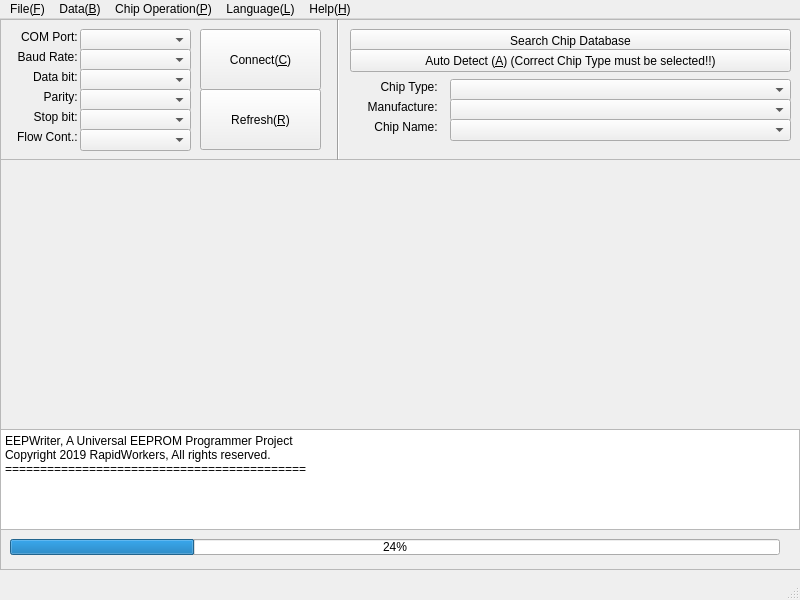
<?xml version="1.0" encoding="UTF-8"?>
<ui version="4.0">
 <class>MainWindow</class>
 <widget class="QMainWindow" name="MainWindow">
  <property name="geometry">
   <rect>
    <x>0</x>
    <y>0</y>
    <width>800</width>
    <height>600</height>
   </rect>
  </property>
  <property name="windowTitle">
   <string>EEPWriter</string>
  </property>
  <widget class="QWidget" name="centralwidget">
   <widget class="QFrame" name="frame">
    <property name="geometry">
     <rect>
      <x>0</x>
      <y>0</y>
      <width>801</width>
      <height>141</height>
     </rect>
    </property>
    <property name="frameShape">
     <enum>QFrame::StyledPanel</enum>
    </property>
    <property name="frameShadow">
     <enum>QFrame::Raised</enum>
    </property>
    <widget class="QPushButton" name="pushButton">
     <property name="geometry">
      <rect>
       <x>200</x>
       <y>10</y>
       <width>121</width>
       <height>61</height>
      </rect>
     </property>
     <property name="text">
      <string>Connect(&amp;C)</string>
     </property>
    </widget>
    <widget class="QLabel" name="label">
     <property name="geometry">
      <rect>
       <x>10</x>
       <y>10</y>
       <width>71</width>
       <height>16</height>
      </rect>
     </property>
     <property name="text">
      <string>COM Port: </string>
     </property>
     <property name="alignment">
      <set>Qt::AlignRight|Qt::AlignTrailing|Qt::AlignVCenter</set>
     </property>
    </widget>
    <widget class="QComboBox" name="comboBox">
     <property name="geometry">
      <rect>
       <x>80</x>
       <y>10</y>
       <width>111</width>
       <height>22</height>
      </rect>
     </property>
    </widget>
    <widget class="QLabel" name="label_2">
     <property name="geometry">
      <rect>
       <x>10</x>
       <y>30</y>
       <width>71</width>
       <height>16</height>
      </rect>
     </property>
     <property name="text">
      <string>Baud Rate: </string>
     </property>
     <property name="alignment">
      <set>Qt::AlignRight|Qt::AlignTrailing|Qt::AlignVCenter</set>
     </property>
    </widget>
    <widget class="QComboBox" name="comboBox_2">
     <property name="geometry">
      <rect>
       <x>80</x>
       <y>30</y>
       <width>111</width>
       <height>22</height>
      </rect>
     </property>
    </widget>
    <widget class="QPushButton" name="pushButton_2">
     <property name="geometry">
      <rect>
       <x>200</x>
       <y>70</y>
       <width>121</width>
       <height>61</height>
      </rect>
     </property>
     <property name="text">
      <string>Refresh(&amp;R)</string>
     </property>
    </widget>
    <widget class="Line" name="line">
     <property name="geometry">
      <rect>
       <x>330</x>
       <y>0</y>
       <width>16</width>
       <height>141</height>
      </rect>
     </property>
     <property name="orientation">
      <enum>Qt::Vertical</enum>
     </property>
    </widget>
    <widget class="QPushButton" name="pushButton_3">
     <property name="geometry">
      <rect>
       <x>350</x>
       <y>10</y>
       <width>441</width>
       <height>23</height>
      </rect>
     </property>
     <property name="text">
      <string>Search Chip Database</string>
     </property>
    </widget>
    <widget class="QPushButton" name="pushButton_4">
     <property name="geometry">
      <rect>
       <x>350</x>
       <y>30</y>
       <width>441</width>
       <height>23</height>
      </rect>
     </property>
     <property name="text">
      <string>Auto Detect (&amp;A) (Correct Chip Type must be selected!!)</string>
     </property>
    </widget>
    <widget class="QLabel" name="label_3">
     <property name="geometry">
      <rect>
       <x>350</x>
       <y>60</y>
       <width>91</width>
       <height>16</height>
      </rect>
     </property>
     <property name="text">
      <string>Chip Type: </string>
     </property>
     <property name="alignment">
      <set>Qt::AlignRight|Qt::AlignTrailing|Qt::AlignVCenter</set>
     </property>
    </widget>
    <widget class="QComboBox" name="comboBox_3">
     <property name="geometry">
      <rect>
       <x>450</x>
       <y>60</y>
       <width>341</width>
       <height>22</height>
      </rect>
     </property>
    </widget>
    <widget class="QComboBox" name="comboBox_4">
     <property name="geometry">
      <rect>
       <x>450</x>
       <y>80</y>
       <width>341</width>
       <height>22</height>
      </rect>
     </property>
    </widget>
    <widget class="QComboBox" name="comboBox_5">
     <property name="geometry">
      <rect>
       <x>450</x>
       <y>100</y>
       <width>341</width>
       <height>22</height>
      </rect>
     </property>
    </widget>
    <widget class="QLabel" name="label_6">
     <property name="geometry">
      <rect>
       <x>10</x>
       <y>50</y>
       <width>71</width>
       <height>16</height>
      </rect>
     </property>
     <property name="text">
      <string>Data bit: </string>
     </property>
     <property name="alignment">
      <set>Qt::AlignRight|Qt::AlignTrailing|Qt::AlignVCenter</set>
     </property>
    </widget>
    <widget class="QComboBox" name="comboBox_6">
     <property name="geometry">
      <rect>
       <x>80</x>
       <y>50</y>
       <width>111</width>
       <height>22</height>
      </rect>
     </property>
    </widget>
    <widget class="QLabel" name="label_7">
     <property name="geometry">
      <rect>
       <x>10</x>
       <y>70</y>
       <width>71</width>
       <height>16</height>
      </rect>
     </property>
     <property name="text">
      <string>Parity: </string>
     </property>
     <property name="alignment">
      <set>Qt::AlignRight|Qt::AlignTrailing|Qt::AlignVCenter</set>
     </property>
    </widget>
    <widget class="QComboBox" name="comboBox_7">
     <property name="geometry">
      <rect>
       <x>80</x>
       <y>70</y>
       <width>111</width>
       <height>22</height>
      </rect>
     </property>
    </widget>
    <widget class="QLabel" name="label_8">
     <property name="geometry">
      <rect>
       <x>10</x>
       <y>90</y>
       <width>71</width>
       <height>16</height>
      </rect>
     </property>
     <property name="text">
      <string>Stop bit: </string>
     </property>
     <property name="alignment">
      <set>Qt::AlignRight|Qt::AlignTrailing|Qt::AlignVCenter</set>
     </property>
    </widget>
    <widget class="QComboBox" name="comboBox_8">
     <property name="geometry">
      <rect>
       <x>80</x>
       <y>90</y>
       <width>111</width>
       <height>22</height>
      </rect>
     </property>
    </widget>
    <widget class="QLabel" name="label_9">
     <property name="geometry">
      <rect>
       <x>10</x>
       <y>110</y>
       <width>71</width>
       <height>16</height>
      </rect>
     </property>
     <property name="text">
      <string>Flow Cont.: </string>
     </property>
     <property name="alignment">
      <set>Qt::AlignRight|Qt::AlignTrailing|Qt::AlignVCenter</set>
     </property>
    </widget>
    <widget class="QComboBox" name="comboBox_9">
     <property name="geometry">
      <rect>
       <x>80</x>
       <y>110</y>
       <width>111</width>
       <height>22</height>
      </rect>
     </property>
    </widget>
    <widget class="QLabel" name="label_4">
     <property name="geometry">
      <rect>
       <x>350</x>
       <y>80</y>
       <width>91</width>
       <height>16</height>
      </rect>
     </property>
     <property name="text">
      <string>Manufacture: </string>
     </property>
     <property name="alignment">
      <set>Qt::AlignRight|Qt::AlignTrailing|Qt::AlignVCenter</set>
     </property>
    </widget>
    <widget class="QLabel" name="label_5">
     <property name="geometry">
      <rect>
       <x>350</x>
       <y>100</y>
       <width>91</width>
       <height>16</height>
      </rect>
     </property>
     <property name="text">
      <string>Chip Name: </string>
     </property>
     <property name="alignment">
      <set>Qt::AlignRight|Qt::AlignTrailing|Qt::AlignVCenter</set>
     </property>
    </widget>
   </widget>
   <widget class="QFrame" name="frame_2">
    <property name="geometry">
     <rect>
      <x>0</x>
      <y>140</y>
      <width>801</width>
      <height>271</height>
     </rect>
    </property>
    <property name="frameShape">
     <enum>QFrame::StyledPanel</enum>
    </property>
    <property name="frameShadow">
     <enum>QFrame::Raised</enum>
    </property>
   </widget>
   <widget class="QFrame" name="frame_3">
    <property name="geometry">
     <rect>
      <x>0</x>
      <y>410</y>
      <width>801</width>
      <height>141</height>
     </rect>
    </property>
    <property name="frameShape">
     <enum>QFrame::StyledPanel</enum>
    </property>
    <property name="frameShadow">
     <enum>QFrame::Raised</enum>
    </property>
    <widget class="QProgressBar" name="progressBar">
     <property name="geometry">
      <rect>
       <x>10</x>
       <y>110</y>
       <width>770</width>
       <height>16</height>
      </rect>
     </property>
     <property name="value">
      <number>24</number>
     </property>
    </widget>
    <widget class="QPlainTextEdit" name="plainTextEdit">
     <property name="geometry">
      <rect>
       <x>0</x>
       <y>0</y>
       <width>800</width>
       <height>101</height>
      </rect>
     </property>
     <property name="plainText">
      <string>EEPWriter, A Universal EEPROM Programmer Project
Copyright 2019 RapidWorkers, All rights reserved.
===========================================</string>
     </property>
    </widget>
   </widget>
   <zorder>frame_3</zorder>
   <zorder>frame_2</zorder>
   <zorder>frame</zorder>
  </widget>
  <widget class="QMenuBar" name="menubar">
   <property name="geometry">
    <rect>
     <x>0</x>
     <y>0</y>
     <width>800</width>
     <height>21</height>
    </rect>
   </property>
   <widget class="QMenu" name="menuFile">
    <property name="title">
     <string>File(&amp;F)</string>
    </property>
    <addaction name="actionOpen_O"/>
    <addaction name="actionSave_S"/>
    <addaction name="separator"/>
    <addaction name="actionExit_X"/>
   </widget>
   <widget class="QMenu" name="menuData">
    <property name="title">
     <string>Data(&amp;B)</string>
    </property>
   </widget>
   <widget class="QMenu" name="menuChip_Operation">
    <property name="title">
     <string>Chip Operation(&amp;P)</string>
    </property>
    <addaction name="actionDetect"/>
    <addaction name="separator"/>
    <addaction name="actionRead_R"/>
    <addaction name="actionWrite_W"/>
    <addaction name="actionVerify_V"/>
    <addaction name="separator"/>
    <addaction name="actionErase_E"/>
    <addaction name="actionCheck_Empty_P"/>
    <addaction name="separator"/>
    <addaction name="actionCancel_C"/>
   </widget>
   <widget class="QMenu" name="menuLanguage">
    <property name="title">
     <string>Language(&amp;L)</string>
    </property>
    <addaction name="actionEnglish_Default"/>
   </widget>
   <widget class="QMenu" name="menuHelp_H">
    <property name="title">
     <string>Help(&amp;H)</string>
    </property>
    <addaction name="actionHelp_H"/>
    <addaction name="actionAbout_A"/>
    <addaction name="separator"/>
    <addaction name="actionGitHub_Repo_G"/>
   </widget>
   <addaction name="menuFile"/>
   <addaction name="menuData"/>
   <addaction name="menuChip_Operation"/>
   <addaction name="menuLanguage"/>
   <addaction name="menuHelp_H"/>
  </widget>
  <widget class="QStatusBar" name="statusbar"/>
  <action name="actionOpen_O">
   <property name="text">
    <string>Open(&amp;O)</string>
   </property>
  </action>
  <action name="actionSave_S">
   <property name="text">
    <string>Save(&amp;S)</string>
   </property>
  </action>
  <action name="actionExit_X">
   <property name="text">
    <string>Exit(&amp;X)</string>
   </property>
  </action>
  <action name="actionHelp_H">
   <property name="text">
    <string>Help(&amp;H)</string>
   </property>
  </action>
  <action name="actionAbout_A">
   <property name="text">
    <string>About(&amp;A)</string>
   </property>
  </action>
  <action name="actionEnglish_Default">
   <property name="text">
    <string>English(Default)</string>
   </property>
  </action>
  <action name="actionDetect">
   <property name="text">
    <string>Detect(&amp;D)</string>
   </property>
  </action>
  <action name="actionRead_R">
   <property name="text">
    <string>Read(&amp;R)</string>
   </property>
  </action>
  <action name="actionWrite_W">
   <property name="text">
    <string>Write(&amp;W)</string>
   </property>
  </action>
  <action name="actionVerify_V">
   <property name="text">
    <string>Verify(&amp;V)</string>
   </property>
  </action>
  <action name="actionErase_E">
   <property name="text">
    <string>Erase(&amp;E)</string>
   </property>
  </action>
  <action name="actionCheck_Empty_P">
   <property name="text">
    <string>Check Empty(&amp;P)</string>
   </property>
  </action>
  <action name="actionCancel_C">
   <property name="text">
    <string>Cancel(&amp;C)</string>
   </property>
  </action>
  <action name="actionGitHub_Repo_G">
   <property name="text">
    <string>GitHub Repo(&amp;G)</string>
   </property>
  </action>
 </widget>
 <resources/>
 <connections/>
</ui>
